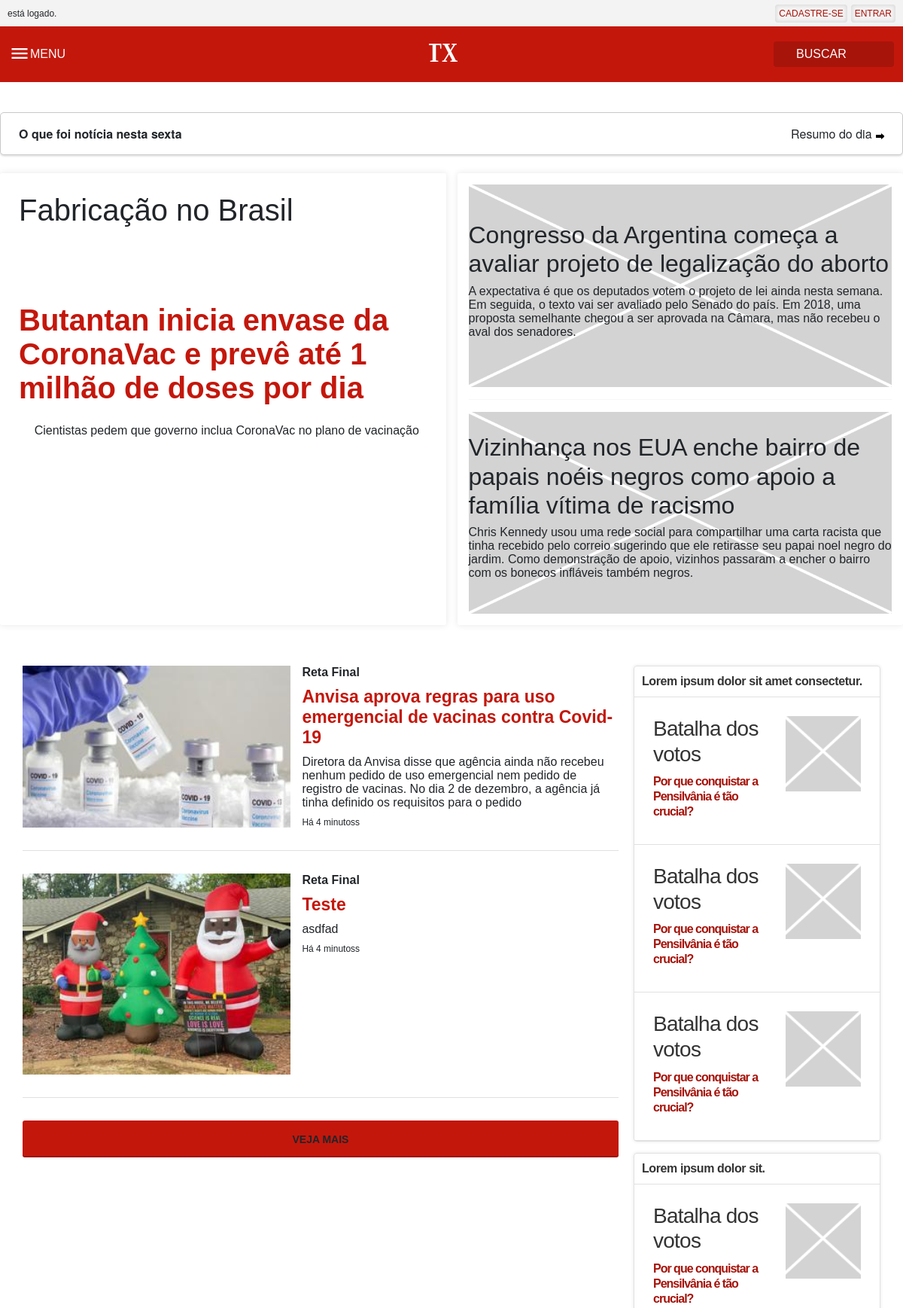
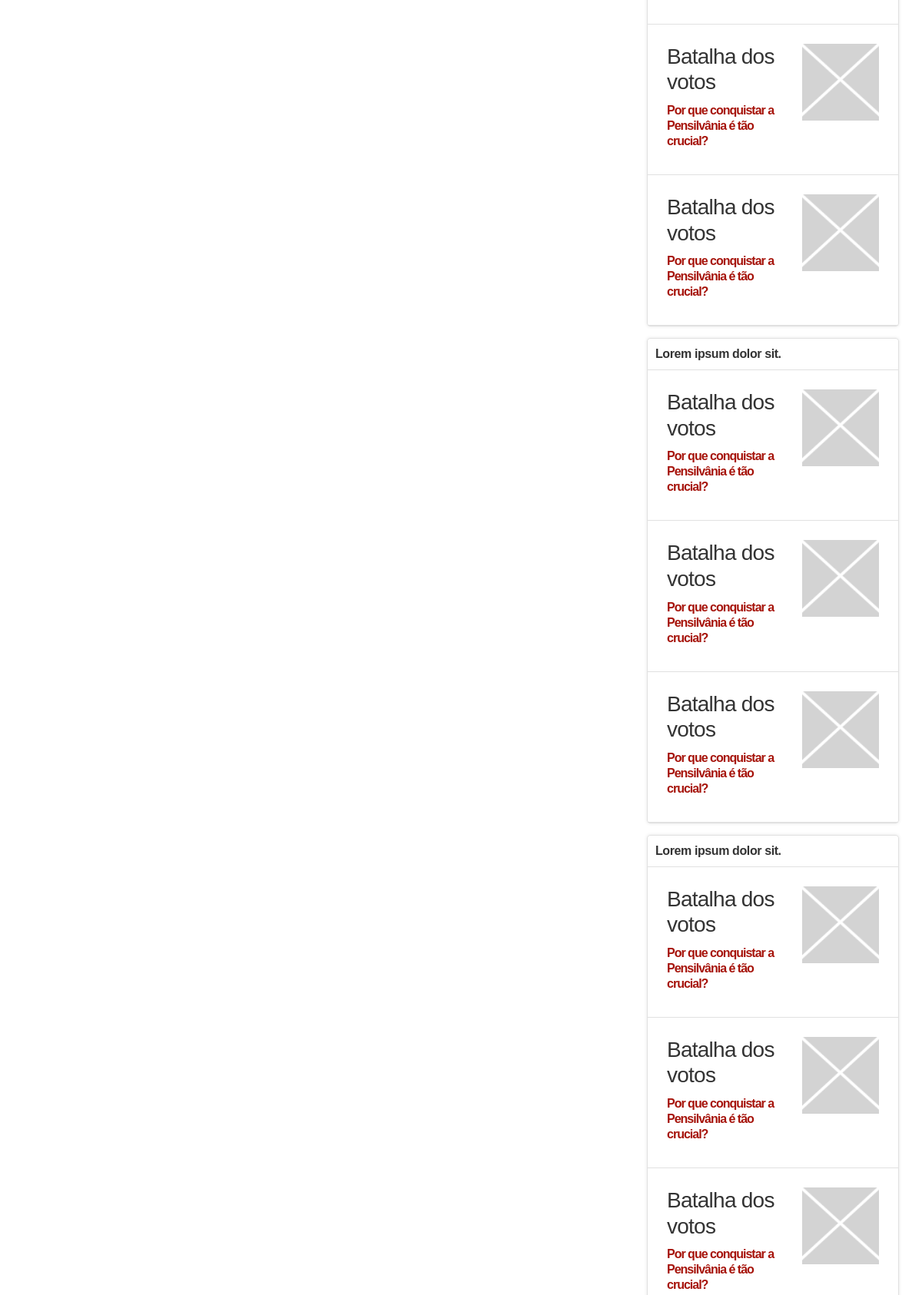
Screenshot of /blog/ (upper part) with the database file from the repository (2 pictures, top to bottom).
### hospitalapp/models.py (models this page shows, shortened)
class TelaInicial(models.Model):
    titulo_cabebalho = models.TextField(max_length=200)
    titulo = models.TextField(max_length=200)
    descricao = models.TextField(max_length=200)
    box_1_titulo = models.TextField(null=True, blank=True)
    box_1_descricao = models.TextField(null=True, blank=True)
    box_1_foto = models.ImageField(null=True, blank=True)
    box_2_titulo = models.TextField(null=True, blank=True)
    box_2_descricao = models.TextField(null=True, blank=True)
    box_2_foto = models.ImageField(null=True, blank=True)

class Post(models.Model):
    titulo = models.TextField(max_length=200)
    descricao = models.TextField(max_length=200)
    foto = models.ImageField(null=True, blank=True)
    def foto_url(self):
        if self.foto and hasattr(self.foto, 'url'):
            return self.foto.url
        else:
            return "img/placeholder.png"

### hospitalapp/views.py (the view)
# urls.py: path('blog/', index, name="blog"),
def index(request):
    tela_inicial = TelaInicial.objects.all()
    posts = Post.objects.all()
    busca = request.GET.get('search')
    if busca:
        posts = Post.objects.filter(titulo__icontains=busca)
    return render(request, 'hospitais/index.html', {'posts': posts, 'telainicial': tela_inicial})

### templates/hospitais/index.html
{% extends 'hospitais/base.html' %}
  {% block content %}
{% include "hospitais/noticias_cards.html" %}
{% endblock content %}

### templates/hospitais/noticia_principal.html
<section class="noticias main">
  <div>
    <h1>{{telainicial.0.titulo_cabebalho}}</h1>
    <div class="caixa">
      <span class="noticia-titulo"> {{telainicial.0.titulo}} </span>
      <span class="subtitulo">{{telainicial.0.descricao}}</span>
    </div>
  </div>
  <div class="container">
    <div class="box">
      <div
        class="inner-box"
        style="
          background: url(../img/placeholder-grande.png) no-repeat;
          background-size: 100% 100%;
        "
      >
        <h2>{{telainicial.0.box_1_titulo}}</h2>
        <p>{{telainicial.0.box_1_descricao}}</p>
      </div>
    </div>
    <hr class="divider" />
    <div class="box">
      <div
        class="inner-box"
        style="
          background: url(../img/placeholder-grande.png) no-repeat;
          background-size: 100% 100%;
        "
      >
        <h2>{{telainicial.0.box_2_titulo}}</h2>
        <p>{{telainicial.0.box_2_descricao}}</p>
      </div>
    </div>
  </div>
</section>

### templates/hospitais/noticias_cards.html (shortened to what this page needs)
<section class="noticias-cards main">
  <div class="noticias-card-left">
    {% for post in posts %}
    <div class="post">
      <div>
        <img src="{{post.foto_url}}" alt="" />
      </div>
      <div>
        <span class="post-category">Reta Final</span>
        <a class="post-title"> {{post.titulo}}</a>
        <span class="feed-post-description">{{post.descricao}}</span>
        <span class="feed-post-datetime">Há 4 minutoss</span>
      </div>
    </div>
    {% endfor %}
    <div class="load-more">
      <a id="btn__carregar_mais_noticias">VEJA MAIS</a>
    </div>
  </div>
  <div class="noticias-card-right">
    <div class="bastian-feed-item">
      <div class="noticias-card-title">
        Lorem ipsum dolor sit amet consectetur.
      </div>
      <div class="noticias-card-content">
        <div class="post-left">
          <div
            style="
              font-size: 15px;
              font-weight: 600;
              letter-spacing: -0.75px;
              line-height: 20px;
              color: rgb(51, 51, 51);
              margin-bottom: 0.5rem;
              font-family: opensans, opensans-bastian, Arial, sans-serif;
            "
          >
            <h3>Batalha dos votos</h3>
            <a href="">Por que conquistar a Pensilvânia é tão crucial?</a>
          </div>
          <div>
            <img
              src="/static/assets/img/placeholder-mini.png"
              width="100"
              height="100"
              alt=""
            />
          </div>
        </div>
        <div class="post-left">
          <div
            style="
              font-size: 15px;
              font-weight: 600;
              letter-spacing: -0.75px;
              line-height: 20px;
              color: rgb(51, 51, 51);
              margin-bottom: 0.5rem;
              font-family: opensans, opensans-bastian, Arial, sans-serif;
            "
          >
            <h3>Batalha dos votos</h3>
            <a href="">Por que conquistar a Pensilvânia é tão crucial?</a>
          </div>
          <div>
            <img
              src="/static/assets/img/placeholder-mini.png"
              width="100"
              height="100"
              alt=""
            />
          </div>
        </div>
        <div class="post-left">
          <div
            style="
              font-size: 15px;
              font-weight: 600;
              letter-spacing: -0.75px;
              line-height: 20px;
              color: rgb(51, 51, 51);
              margin-bottom: 0.5rem;
              font-family: opensans, opensans-bastian, Arial, sans-serif;
            "
          >
            <h3>Batalha dos votos</h3>
            <a href="">Por que conquistar a Pensilvânia é tão crucial?</a>
          </div>
          <div>
            <img
              src="/static/assets/img/placeholder-mini.png"
              width="100"
              height="100"
              alt=""
            />
          </div>
        </div>
      </div>
    </div>
    <div class="bastian-feed-item">
      <div class="noticias-card-title">Lorem ipsum dolor sit.</div>
      <div class="noticias-card-content">
        <div class="post-left">
          <div
            style="
              font-size: 15px;
              font-weight: 600;
              letter-spacing: -0.75px;
              line-height: 20px;
              color: rgb(51, 51, 51);
              margin-bottom: 0.5rem;
              font-family: opensans, opensans-bastian, Arial, sans-serif;
            "
          >
            <h3>Batalha dos votos</h3>
            <a href="">Por que conquistar a Pensilvânia é tão crucial?</a>
          </div>
          <div>
            <img
              src="/static/assets/img/placeholder-mini.png"
              width="100"
              height="100"
              alt=""
            />
          </div>
        </div>
        <div class="post-left">
          <div
            style="
              font-size: 15px;
              font-weight: 600;
              letter-spacing: -0.75px;
              line-height: 20px;
              color: rgb(51, 51, 51);
              margin-bottom: 0.5rem;
              font-family: opensans, opensans-bastian, Arial, sans-serif;
            "
          >
            <h3>Batalha dos votos</h3>
            <a href="">Por que conquistar a Pensilvânia é tão crucial?</a>
          </div>
          <div>
            <img
              src="/static/assets/img/placeholder-mini.png"
              width="100"
              height="100"
              alt=""
            />
          </div>
        </div>
        <div class="post-left">
          <div
            style="
              font-size: 15px;
              font-weight: 600;
              letter-spacing: -0.75px;
              line-height: 20px;
              color: rgb(51, 51, 51);
              margin-bottom: 0.5rem;
              font-family: opensans, opensans-bastian, Arial, sans-serif;
            "
          >
            <h3>Batalha dos votos</h3>
            <a href="">Por que conquistar a Pensilvânia é tão crucial?</a>
          </div>
          <div>
            <img
              src="/static/assets/img/placeholder-mini.png"
              width="100"
              height="100"
              alt=""
            />
          </div>
        </div>
      </div>
    </div>
    <div class="bastian-feed-item">
      <div class="noticias-card-title">Lorem ipsum dolor sit.</div>
      <div class="noticias-card-content">
        <div class="post-left">
          <div
            style="
              font-size: 15px;
              font-weight: 600;
              letter-spacing: -0.75px;
              line-height: 20px;
              color: rgb(51, 51, 51);
              margin-bottom: 0.5rem;
              font-family: opensans, opensans-bastian, Arial, sans-serif;
            "
          >
            <h3>Batalha dos votos</h3>
            <a href="">Por que conquistar a Pensilvânia é tão crucial?</a>
          </div>
          <div>
            <img
              src="/static/assets/img/placeholder-mini.png"
              width="100"
              height="100"
              alt=""
            />
          </div>
        </div>
        <div class="post-left">
          <div
            style="
              font-size: 15px;
              font-weight: 600;
              letter-spacing: -0.75px;
              line-height: 20px;
              color: rgb(51, 51, 51);
              margin-bottom: 0.5rem;
              font-family: opensans, opensans-bastian, Arial, sans-serif;
            "
          >
            <h3>Batalha dos votos</h3>
            <a href="">Por que conquistar a Pensilvânia é tão crucial?</a>
          </div>
          <div>
            <img
              src="/static/assets/img/placeholder-mini.png"
              width="100"
              height="100"
              alt=""
            />
          </div>
        </div>
        <div class="post-left">
          <div
            style="
              font-size: 15px;
              font-weight: 600;
              letter-spacing: -0.75px;
              line-height: 20px;
              color: rgb(51, 51, 51);
              margin-bottom: 0.5rem;
              font-family: opensans, opensans-bastian, Arial, sans-serif;
            "
          >
            <h3>Batalha dos votos</h3>
            <a href="">Por que conquistar a Pensilvânia é tão crucial?</a>
          </div>
          <div>
            <img
              src="/static/assets/img/placeholder-mini.png"
              width="100"
              height="100"
              alt=""
            />
          </div>
        </div>
      </div>
    </div>
    <div class="bastian-feed-item">
      <div class="noticias-card-title">Lorem ipsum dolor sit.</div>
      <div class="noticias-card-content">
        <div class="post-left">
          <div
            style="
              font-size: 15px;
              font-weight: 600;
              letter-spacing: -0.75px;
              line-height: 20px;
              color: rgb(51, 51, 51);
              margin-bottom: 0.5rem;
              font-family: opensans, opensans-bastian, Arial, sans-serif;
            "
          >
            <h3>Batalha dos votos</h3>
            <a href="">Por que conquistar a Pensilvânia é tão crucial?</a>
          </div>
          <div>
            <img
              src="/static/assets/img/placeholder-mini.png"
              width="100"
              height="100"
              alt=""
            />
          </div>
        </div>
        <div class="post-left">
          <div
            style="
              font-size: 15px;
              font-weight: 600;
              letter-spacing: -0.75px;
              line-height: 20px;
              color: rgb(51, 51, 51);
              margin-bottom: 0.5rem;
              font-family: opensans, opensans-bastian, Arial, sans-serif;
            "
          >
            <h3>Batalha dos votos</h3>
            <a href="">Por que conquistar a Pensilvânia é tão crucial?</a>
          </div>
          <div>
            <img
              src="/static/assets/img/placeholder-mini.png"
              width="100"
              height="100"
              alt=""
            />
          </div>
        </div>
        <div class="post-left">
          <div
            style="
              font-size: 15px;
              font-weight: 600;
              letter-spacing: -0.75px;
              line-height: 20px;
              color: rgb(51, 51, 51);
              margin-bottom: 0.5rem;
              font-family: opensans, opensans-bastian, Arial, sans-serif;
            "
          >
            <h3>Batalha dos votos</h3>
            <a href="">Por que conquistar a Pensilvânia é tão crucial?</a>
          </div>
          <div>
            <img
              src="/static/assets/img/placeholder-mini.png"
              width="100"
              height="100"
              alt=""
            />
          </div>
        </div>
      </div>
    </div>
  </div>
</section>

### static/assets/css/global.css (style rules this page uses)
* { box-sizing: border-box; }
html, body { height: 100%; }
body { display: flex; flex-direction: column; }
body { margin: 0; font: 16px Sans-Serif; }
h1 { margin: 0 0 20px 0; }
body { padding: 0; margin: 0; font-family: opensans, opensans-bastian, Arial, sans-serif; }
a { text-decoration: none; color: #a6130a; }
.main { max-width: 1222px; margin: 0px auto; flex: 1 0 auto; }
section.noticias { display: flex; justify-content: center; flex-direction: row; box-sizing: border-box; padding-top: 24px; padding-bottom: 24px; }
section.noticias>div>h1 { margin: 0; padding: 0; padding-left: 10px; margin-top: 10px; }
section.noticias>div { flex: 1; padding: 15px; }
section.noticias>div:nth-child(1) { height: 600px; flex-direction: column; border-radius: 3px; box-shadow: 0px 0px 10px 0px rgba(0, 0, 0, 0.1); margin-right: 15px; }
.caixa { flex: 1; min-height: 100%; display: flex; align-items: center; flex-direction: column; padding-left: 10px; }
section div span.noticia-titulo { font-size: 40px !important; margin-top: 100px; color: #c4170c; font-weight: 700; }
.subtitulo { font-size: 16px !important; line-height: 27px; margin-top: 20px; }
section.noticias>div:nth-child(2) { height: 600px; border-radius: 3px; box-shadow: 0px 0px 10px 0px rgba(0, 0, 0, 0.1); }
.container { display: flex; flex-direction: column; border: 1px solid block; }
.box { flex: 1; }
.inner-box { height: 100%; display: flex; flex-direction: column; justify-content: center; align-items: center; }
.divider { width: 100%; border: 0; border-top: 0.5px solid #e1e1e1; }
.noticias-cards { display: flex; padding: 20px; }
section.noticias-cards>div:nth-child(1) { width: 70%; padding: 10px; }
section.noticias-cards>div:nth-child(2) { width: 30%; padding: 10px; }
.post { display: flex; flex-direction: row; border-bottom: 1px solid #e1e1e1; padding-bottom: 30px; margin-bottom: 30px; }
.post .post-category { font-size: 16px; font-weight: 600; margin-bottom: 10px; }
.post>div:nth-child(1) { display: flex; width: 45%; }
.post>div:nth-child(2) { display: flex; width: 55%; padding-left: 15px; flex-direction: column; }
.post>div:nth-child(2) a { display: flex; color: #c4170c; font-size: 23px; font-weight: 700; }
.post>div:nth-child(2) .feed-post-description { font-size: 16px; margin-top: 10px; }
.post>div:nth-child(2) .feed-post-datetime { font-size: 12px; white-space: nowrap; margin-top: 10px; }
.post>div:nth-child(1) img { display: flex; width: 100%; }
.post-left { display: flex; padding: 25px; padding-bottom: 25px; border-bottom: 1px solid #e1e1e1; }
.noticias-card-right>div { border: 1px solid #e1e1e1; border-radius: 4px; box-shadow: 0px 0px 4px 0px rgba(0, 0, 0, 0.1); margin-bottom: 15px; }
.noticias-card-title { display: flex; flex: 1; flex-direction: column; border-bottom: 1px solid #e1e1e1; padding: 10px; font-size: 1rem; font-weight: bold; letter-spacing: -0.4px; color: rgb(51, 51, 51); line-height: 20px; }
.post-left>div:nth-child(1) { display: flex; flex: 1; flex-direction: column; padding-right: 10px; }
.post-left>div:nth-child(1) h3 { margin: 0; margin-bottom: 10px; }
.post-left>div:nth-child(1) a { margin: 0; font-size: 1rem; line-height: 20px; letter-spacing: -1px; font-weight: 700; }
.load-more { display: flex; align-items: center; justify-content: center; background-color: rgb(196, 23, 12); border-bottom-color: rgb(51, 51, 51); border-radius: 3px; box-shadow: rgba(0, 0, 0, 0.2) 0px -2px 0px 0px inset; box-sizing: border-box; cursor: pointer; font-family: "Times New Roman"; font-size: 16px; font-stretch: 100%; font-style: normal; font-weight: 400; height: 49px; line-height: 16px; }
.load-more a { color: #fff; font-weight: 700; font-size: 14px; font-family: opensans, opensans-bastian, Arial, sans-serif; }

### rows the page displays
TelaInicial: titulo_cabebalho "Fabricação no Brasil", titulo "Butantan inicia envase da CoronaVac e prevê até 1 milhão de doses por dia", descricao "Cientistas pedem que governo inclua CoronaVac no plano de vacinação", box_1_titulo "Congresso da Argentina começa a avaliar projeto de legalização do aborto", box_1_descricao "A expectativa é que os deputados votem o projeto de lei ainda nesta semana. Em seguida, o texto vai ser avaliado pelo Senado do país. Em 2018, uma proposta semelhante chegou a ser aprovada na Câmara, mas não recebeu o aval dos senadores.", box_2_titulo "Vizinhança nos EUA enche bairro de papais noéis negros como apoio a família vítima de racismo", box_2_descricao "Chris Kennedy usou uma rede social para compartilhar uma carta racista que tinha recebido pelo correio sugerindo que ele retirasse seu papai noel negro do jardim. Como demonstração de apoio, vizinhos passaram a encher o bairro com os bonecos infláveis também negros."
Post: foto_url (picture), titulo "Anvisa aprova regras para uso emergencial de vacinas contra Covid-19", descricao "Diretora da Anvisa disse que agência ainda não recebeu nenhum pedido de uso emergencial nem pedido de registro de vacinas. No dia 2 de dezembro, a agência já tinha definido os requisitos para o pedido"
Post: foto_url (picture), titulo "Teste", descricao "asdfad"
